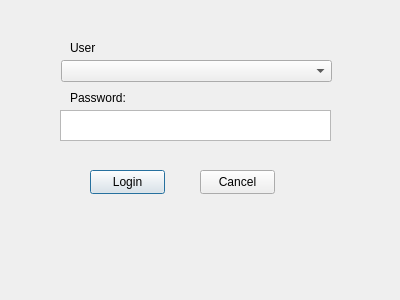
<?xml version="1.0" encoding="UTF-8"?>
<ui version="4.0">
 <class>Login</class>
 <widget class="QDialog" name="Login">
  <property name="geometry">
   <rect>
    <x>0</x>
    <y>0</y>
    <width>400</width>
    <height>300</height>
   </rect>
  </property>
  <property name="windowTitle">
   <string>Login</string>
  </property>
  <widget class="QLabel" name="label">
   <property name="geometry">
    <rect>
     <x>70</x>
     <y>40</y>
     <width>71</width>
     <height>16</height>
    </rect>
   </property>
   <property name="text">
    <string>User</string>
   </property>
  </widget>
  <widget class="QPlainTextEdit" name="user_password_input">
   <property name="geometry">
    <rect>
     <x>60</x>
     <y>110</y>
     <width>271</width>
     <height>31</height>
    </rect>
   </property>
  </widget>
  <widget class="QLabel" name="label_2">
   <property name="geometry">
    <rect>
     <x>70</x>
     <y>90</y>
     <width>61</width>
     <height>16</height>
    </rect>
   </property>
   <property name="text">
    <string>Password:</string>
   </property>
  </widget>
  <widget class="QPushButton" name="login_button">
   <property name="geometry">
    <rect>
     <x>90</x>
     <y>170</y>
     <width>75</width>
     <height>24</height>
    </rect>
   </property>
   <property name="text">
    <string>Login</string>
   </property>
  </widget>
  <widget class="QPushButton" name="cancel_button">
   <property name="geometry">
    <rect>
     <x>200</x>
     <y>170</y>
     <width>75</width>
     <height>24</height>
    </rect>
   </property>
   <property name="text">
    <string>Cancel</string>
   </property>
  </widget>
  <widget class="QComboBox" name="user_choice">
   <property name="geometry">
    <rect>
     <x>61</x>
     <y>60</y>
     <width>271</width>
     <height>22</height>
    </rect>
   </property>
  </widget>
 </widget>
 <resources/>
 <connections/>
</ui>
